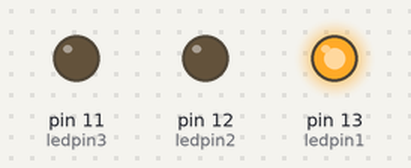
The sketch below on a simulated Arduino Uno, built with avr-gcc and run on an emulated ATmega328P. On the bench: output pins drawn as LEDs (lit = HIGH).

Above: at 1.5 s.
At 7.5 s:
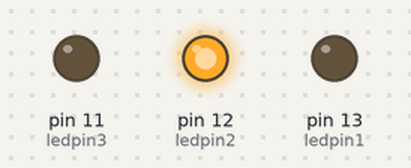
At 13.5 s:
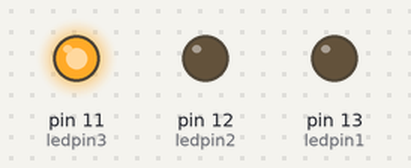
At 16.5 s:
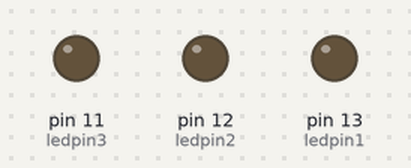
Timing chart, 0 to 23.4 s (numbered marks = the images above):
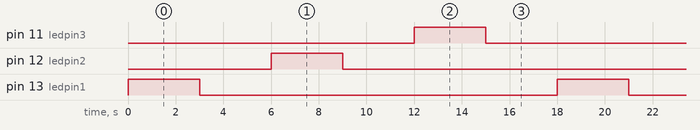

Measured:
- by itself, pin 11 (ledpin3), pin 12 (ledpin2), pin 13 (ledpin1): alternates HIGH for 3.0 s and LOW for 15.0 s
- by itself, everything shown: repeats every 18.0 s, in 6 steps

The sketch:

smashing_leelo_jaban1__1_.ino
```cpp
int ledpin1=13;
int ledpin2=12;
int ledpin3=11;
void setup()
{
  pinMode(ledpin1, OUTPUT);
  pinMode(ledpin2, OUTPUT);
  pinMode(ledpin3, OUTPUT);
}

void loop()
{

  digitalWrite(ledpin1, HIGH);
  delay(3000);
  digitalWrite(ledpin1, LOW);
  delay(3000);
  digitalWrite(ledpin2, HIGH);
  delay(3000);
  digitalWrite(ledpin2, LOW);
  delay(3000);
  digitalWrite(ledpin3, HIGH);
  delay(3000);
  digitalWrite(ledpin3, LOW);
  delay(3000);
}
```
